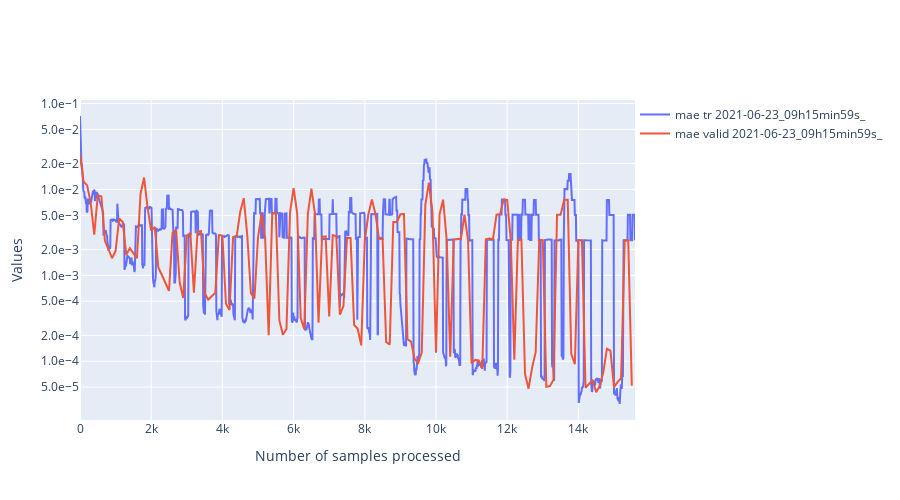

The notebook cell saved with this chart:
### Code cell
import ipywidgets as widgets
class PersoToggleButton(widgets.ToggleButton):
    def __init__(self,name=None,*args,**kargs):
        super(PersoToggleButton, self).__init__(*args,**kargs)
        self.name = name

compute_width = lambda value:f"{max(len(str(value)) * 12, 60) + 20}px"
list_vertical_widgets = []
dico_changing_widgets_metadata = {}
list_changing_widgets_metrics = []
list_changing_widgets_tr_valid = []
# Widgets for the metadata ------------------------------------------------------------------
label_metadata_filter = "Metadata"
llocalvertwidgets = []
dico_changing_widgets_reorganized = {"metadata":{},"metrics":{},"mode":{}}
for metadata_name in df.columns:

    if metadata_name == "folder_id":
        continue
    possible_values = df[metadata_name].unique()
    label = widgets.Label(metadata_name)
    dico_changing_widgets_reorganized["metadata"][metadata_name] = {str(value):PersoToggleButton(
        value=True,
        description=str(value),
        disabled=False,
        button_style='', # 'success', 'info', 'warning', 'danger' or ''
        tooltip='',
        icon='check',
        layout = widgets.Layout(width = compute_width(value), margin='0px 0px 0px 0px'),
        name="metadata|"+metadata_name
    ) for value in possible_values}

    possibilities = list(dico_changing_widgets_reorganized["metadata"][metadata_name].values())
    dico_changing_widgets_metadata[metadata_name] = possibilities
    box = widgets.HBox(layout=widgets.Layout(width='100%',display='inline-flex',flex_flow='row wrap'),width='100%')
    box.overflow_x = 'auto'
    box.children = [label]+possibilities
    llocalvertwidgets.append(box)

box = widgets.VBox(width='100%')
box.children = llocalvertwidgets
list_vertical_widgets.append(box)
# Widgets to select metrics ---------------------------------------------------------------
label_metrics_filter = "Metrics"
dico_changing_widgets_reorganized["metrics"] = {str(metric_name):PersoToggleButton(
        value=True,
        description=metric_name,
        disabled=False,
        button_style='', # 'success', 'info', 'warning', 'danger' or ''
        tooltip='',
        icon='check',
        layout = widgets.Layout(width = compute_width(metric_name), margin='0px 0px 0px 0px'),
        name="metrics"
    )
    for metric_name in available_metrics}
possibilities = list(dico_changing_widgets_reorganized["metrics"].values())
list_changing_widgets_metrics = possibilities
box = widgets.HBox(layout=widgets.Layout(width='100%',display='inline-flex',flex_flow='row wrap'),width='100%')
box.overflow_x = 'auto'
box.children = possibilities
list_vertical_widgets.append(box)

# widgets to select tr or valid ----------------------------------------------------------
label_tr_valid_filter = "Mode_of_training"
possibilities = [PersoToggleButton(
        value=True,
        description=mode,
        disabled=False,
        button_style='', # 'success', 'info', 'warning', 'danger' or ''
        tooltip='',
        icon='check',
        layout = widgets.Layout(width = compute_width(mode), margin='0px 0px 0px 0px'),
        name="mode"
    )
    for mode in ["tr","valid"]]
list_changing_widgets_tr_valid = possibilities
box = widgets.HBox(layout=widgets.Layout(width='100%',display='inline-flex',flex_flow='row wrap'),width='100%')
box.overflow_x = 'auto'
box.children = possibilities
list_vertical_widgets.append(box)

titles = ["Metadata", "Metrics","Mode_of_training"]
l = []
for item,title in zip(list_vertical_widgets,titles):
    accordion = widgets.Accordion(children=[item],titles=(title,))
    accordion.set_title(0,title)
    accordion.selected_index = 0
    l.append(accordion)
# widget for moving average
moving_average = widgets.IntText(
    value=100,
    description='mean_window',
    disabled=False
)
# widget to toggle log scale for the y axis
y_log_scale = widgets.ToggleButton(
        value=True,
        description="logy",
        disabled=False,
        button_style='', # 'success', 'info', 'warning', 'danger' or ''
        tooltip='',
        icon='check',
        layout = widgets.Layout(width = compute_width("logy"), margin='0px 0px 0px 0px')
    )

global_box = widgets.VBox(l+[moving_average,y_log_scale])

# Handlers --------------------------------------------------------------------------------------
from IPython.display import display,clear_output
import plotly.graph_objects as go
import main.src.analysis.tools as tls
def filter_metadata():
    global states
    global query
    # Extract informations from widgets to build a query for the dataframe
    list_sub_requests_1 = []
    for metadata_name,dico_metadata in states["metadata"].items():
        list_sub_requests_2 = []
        for name,state in dico_metadata.items():
            if state is True:
                type_data = type(df[metadata_name][0])
                if type_data is str:
                    name = f"\"{name}\""
                list_sub_requests_2.append(f"({metadata_name} == {name})")
        if len(list_sub_requests_2) > 0:
            poss = r" or ".join(list_sub_requests_2)
            list_sub_requests_1.append(f"({poss})")
    filtered_dataframe = df
    if len(list_sub_requests_1) > 0:
        query = r" or ".join(list_sub_requests_1)
        # Apply the query to the dataframe
        filtered_dataframe = df.query(query)
    list_runs = filtered_dataframe["folder_id"].unique()
    return list_runs,filtered_dataframe
def filter_metrics(runs):
    global states
    new_dico = {}
    for f,dico in dico_metrics.items():
        if f not in runs:
            continue
        new_dico[f] = {}
        for metric_name,list_values in dico.items():
            if states["metrics"][metric_name] is True:
                new_dico[f][metric_name] = list_values
    return new_dico
def actualize_available_possibilities(dico_vals,filtered_dataframe):
    global states, dico_changing_widgets_metadata
    for column in filtered_dataframe.columns[1:]:
        values_available = filtered_dataframe[column].unique()
        for value in df[column].unique():
            w = dico_changing_widgets_reorganized["metadata"][column][str(value)]
            if value not in values_available:
                w.disabled = True
            else:
                w.disabled = False
def plot(dico_vals,filtered_dataframe):
    global states
    import numpy as np
    list_scatters = []
    import matplotlib.pyplot as plt
    for run,dico_metrics in dico_vals.items():
        line_dataframe = filtered_dataframe[filtered_dataframe["folder_id"] == run]
        batch_size_tr = line_dataframe["tr_batch_size"].values[0]
        batch_size_valid = line_dataframe["valid_batch_size"].values[0]
        for metric_name,metric_values in dico_metrics.items():
            if metric_name == "loss":
                metric_name = "loss_"+filtered_dataframe[filtered_dataframe["folder_id"] == run]["loss"].values[0]
                access_name = "_loss"
            else:
                access_name = "_values"
            global states
            for mode,state in states["mode"].items():
                if state is False:
                    continue
                batch_size = batch_size_tr if mode == "tr" else batch_size_valid
                if "loss" in metric_name:
                    access_name1 = "attr_"+mode+access_name
                else:
                    access_name1 = mode + access_name
                v = metric_values[access_name1]
                window = int(moving_average.value/batch_size)
                new_values = []
                for i in range(len(v)-window):
                    new_values.append(np.mean(v[i:min(i+window,len(v))]))
                v = np.array(new_values)
                x = np.arange(0,v.shape[0]) * batch_size
                x = pd.Series(x)
                v = pd.Series(v)
                graph = go.Scatter(x=x,y=v,mode='lines',name=f"{metric_name} {mode} {run}",
                                   hovertemplate='Sample n°: %{x}'+f'<br>{metric_name} {mode}<br>{run}:'+' %{y}')
                list_scatters.append(graph)
    plt.clf()
    fig = go.Figure(
        data=list_scatters,
        layout=go.Layout(
            title=go.layout.Title(text=""),
            xaxis_title="Number of samples processed",
            yaxis_title="Values",
            legend=dict(
                orientation="h",
                y=1,
                x=1
            ),
            yaxis={'tickformat':'.1e',},
            width=900,
            height = 500
        ),
    )
    if states["others"]["logy"] is True:
        fig.update_yaxes(type="log")
    clear_output()
    display(global_box)
    fig.show()
states = {"others":{"mean_window":moving_average.value,"logy":False},
          "mode":{"tr":False,"valid":False},
          "metrics":{k:False for k in available_metrics},
          "metadata":{k:{
              str(k1):False for k1 in df[k].unique()
          } for k in df.columns}
          }
def handler(v):
    global query
    if v["name"] == "disabled":
        return
    global states
    try:
        name = "others"
        try:
            name = v["owner"].name
        except:
            pass
        name = name.split("|")
        try:
            new_val = not(v["new"]["value"])
        except:
            new_val = not(v["new"])
    except Exception as e:
        return
    if len(name) == 2:
        states[name[0]][name[1]][v["owner"].description] = not(states[name[0]][name[1]][v["owner"].description])
    else:
        states[name[0]][v["owner"].description] = not(states[name[0]][v["owner"].description])
    runs,filtered_dataframe = filter_metadata()
    dico_vals = filter_metrics(runs)
    actualize_available_possibilities(dico_vals,filtered_dataframe)
    plot(dico_vals,filtered_dataframe)
    try:
        print(dico_vals['2021-06-20_17h39min55s_']["mae"])
    except:
        pass
    print(metric_name)

for name,liste_w in dico_changing_widgets_metadata.items():
    for w in liste_w:
        w.observe(handler)
for w in list_changing_widgets_metrics:
    w.observe(handler)
list_changing_widgets_metrics[-1].value = True
for w in list_changing_widgets_tr_valid:
    w.observe(handler)
for w in [moving_average,y_log_scale]:
    w.observe(handler)
global_box

### Figure 1 — Plotly figure (JSON) as saved in the notebook; plotly's stock layout.template omitted (floating-point values rounded to 4 significant figures; data arrays with more than 128 entries replaced by an {"elided": "..."} marker saying what was removed)
{"data": [{"hovertemplate": "Sample n°: %{x}<br>mae tr<br>2021-06-23_09h15min59s_: %{y}", "mode": "lines", "name": "mae tr 2021-06-23_09h15min59s_", "type": "scatter", "x": {"elided": "1560 int values"}, "y": {"elided": "1560 float values"}}, {"hovertemplate": "Sample n°: %{x}<br>mae valid<br>2021-06-23_09h15min59s_: %{y}", "mode": "lines", "name": "mae valid 2021-06-23_09h15min59s_", "type": "scatter", "x": {"elided": "156 int values"}, "y": {"elided": "156 float values"}}], "layout": {"height": 500, "legend": {"orientation": "h", "x": 1, "y": 1}, "title": {"text": ""}, "width": 900, "xaxis": {"title": {"text": "Number of samples processed"}}, "yaxis": {"tickformat": ".1e", "title": {"text": "Values"}, "type": "log"}}}
